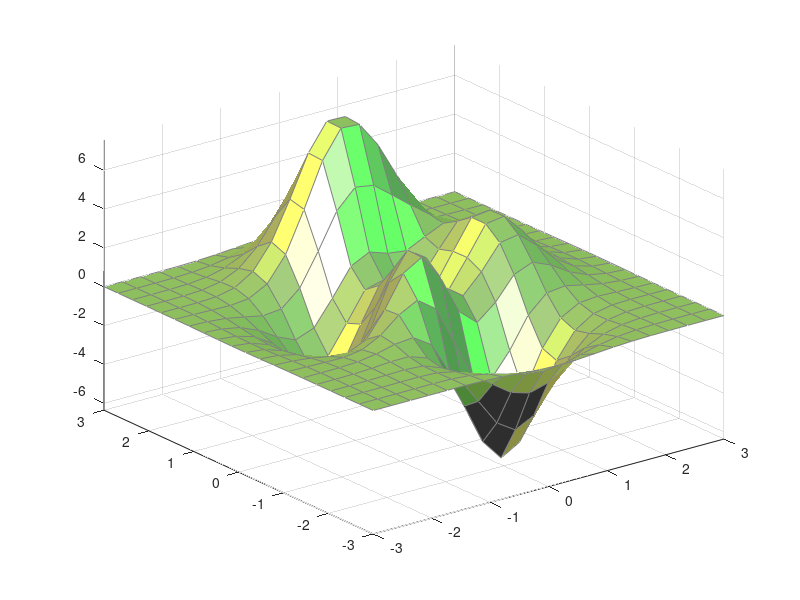

Write MATLAB code to recreate this figure. (Note: this script raises an error after producing the figure.)
clf
peaks(20)
h = findobj('type','surface');
set(h,'FaceColor',[.5 .5 .5 ],...
    'edgecolor',[.5 .5 .5])
xl = [-3    -3     3     ];
yl = [-3     3    -3     ];
zl = [ 8     8     8     ];
cols = [1 1 1
        1 1 0
	0 1 0];

for i=1:length(xl)
  light('pos',[xl(i),yl(i),zl(i)],'col',cols(i,:))
end
pltlight
axis off
